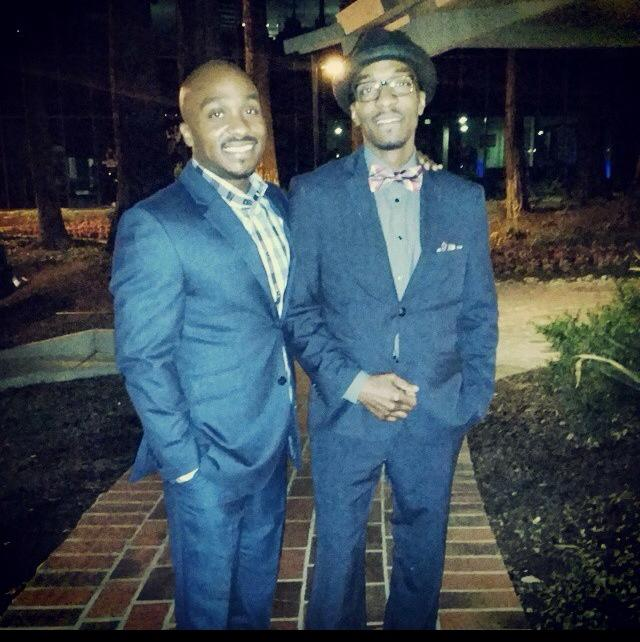
#> input picture me_vale_seans_wedding.jpg, 640 x 642 px, found by its file name
$ python extract-all.py
#> lines starting #> are read from the running program, lines starting #| are printed output that depends on the picture; after the words box and inside, x2 and y2 are one past the last pixel; in counts of white or black regions, pixels touching at a corner belong together
import cv2
import numpy as np
import sys
import os

# ==========================================
# SCOTT ENGINE V3.0: HYBRID MANIFEST
# Logic: Canny Edges + Adaptive Threshold Mix
# ==========================================

class ScottHybridGenerator:
    def __init__(self, image_path):
        self.image_path = image_path
        self.sign_height = 2.0
        # Tweak this to filter "dust" vs "features"
        self.min_area = 30

    def process_hybrid(self):
        img = cv2.imread(self.image_path)
#> img is the input picture: shape (642, 640, 3); mean B, G, R 82.6, 71.5, 58
        if img is None:
            print(f"Error: Could not load {self.image_path}")
            return None

        # 1. Preprocessing (Signal Boost)
        gray = cv2.cvtColor(img, cv2.COLOR_BGR2GRAY)
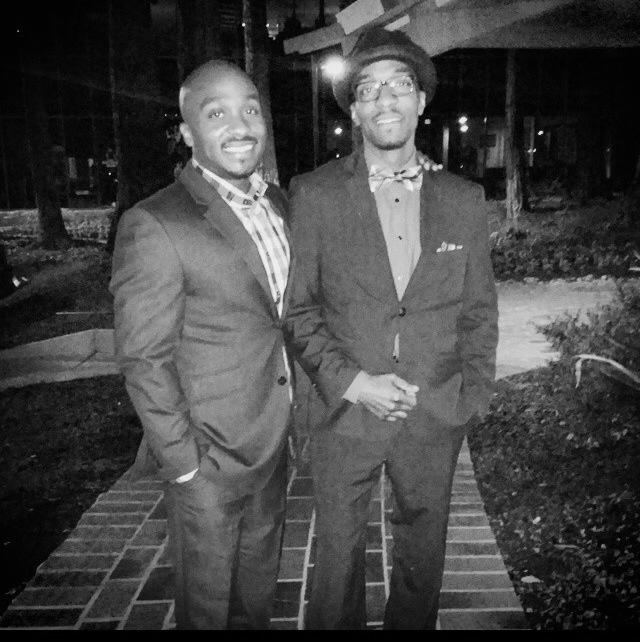
#> gray: shape (642, 640); min 0, max 253, mean 68.7

        # CLAHE (Night Vision Mode) - Essential for the dark suits
        clahe = cv2.createCLAHE(clipLimit=3.0, tileGridSize=(8,8))
        enhanced = clahe.apply(gray)
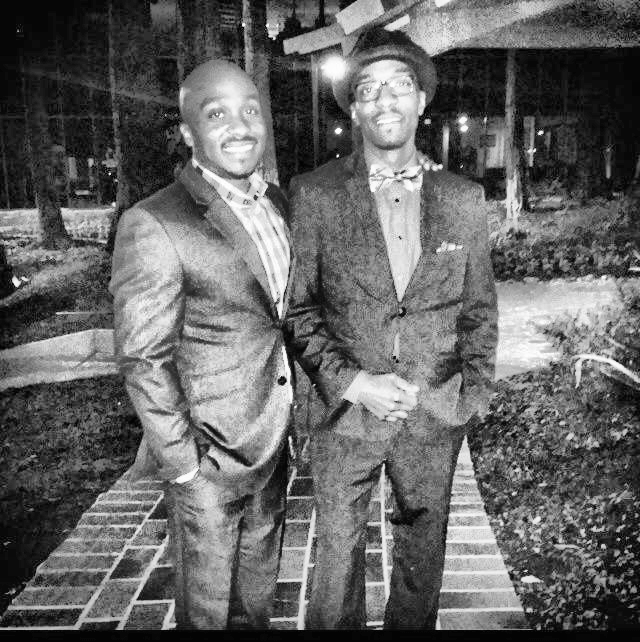
#> enhanced: shape (642, 640); min 0, max 255, mean 101.1

        # Denoise slightly to stop Canny from freaking out
        blurred = cv2.GaussianBlur(enhanced, (3, 3), 0)

        # 2. THE MIX (This is the "This and This" Logic)

        # A. Canny Edge Detection (Structure)
        # Catches the lapels and shoulders in the dark
        edges = cv2.Canny(blurred, 30, 100)
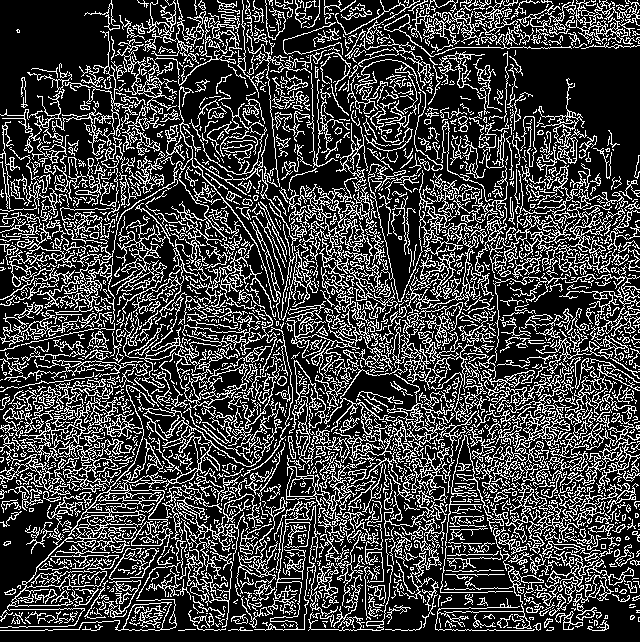
#> edges: shape (642, 640); 25.6% white in thin lines or dots

        # B. Adaptive Threshold (Texture)
        # Catches the smiles, ties, and patterns
        thresh = cv2.adaptiveThreshold(blurred, 255,
                                     cv2.ADAPTIVE_THRESH_GAUSSIAN_C,
                                     cv2.THRESH_BINARY_INV, 11, 2)
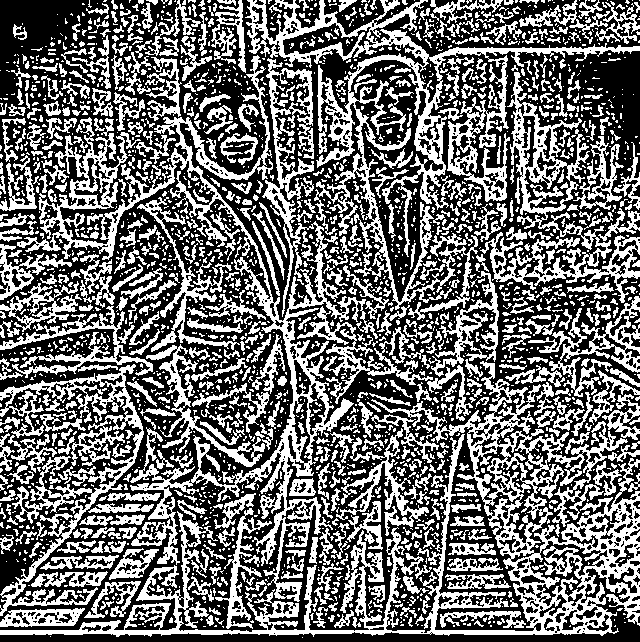
#> thresh: shape (642, 640); 42.4% white; 2397 white regions (1705 under 20 px), largest, box (x1, y1, x2, y2) and area: (0, 361, 640, 637) 26721, (17, 55, 378, 602) 22693, (245, 0, 640, 320) 17607

        # C. The Hybrid Merge
        # We combine specific structural lines with general texture
        combined = cv2.bitwise_or(edges, thresh)
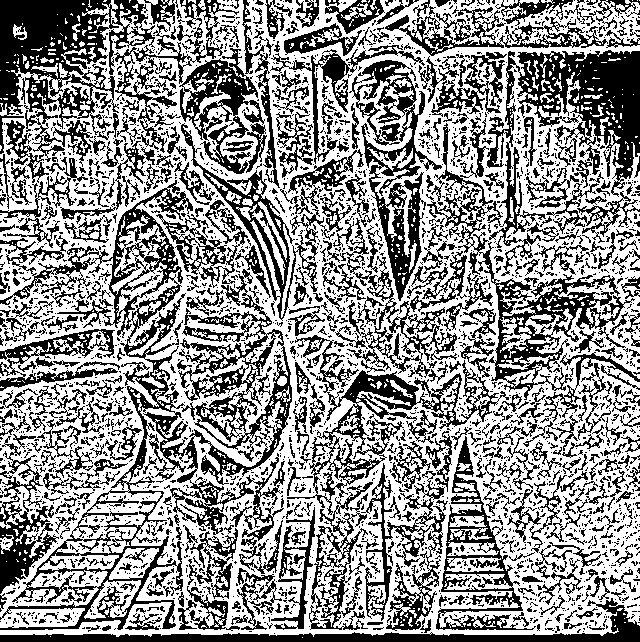
#> combined: shape (642, 640); 57.7% white; 2853 black regions (2365 under 20 px), largest, box (x1, y1, x2, y2) and area: (0, 180, 292, 630) 23997, (427, 50, 640, 400) 18736, (0, 0, 155, 167) 11336

        # 3. Morphological Manifestation (Thickening)
        # We dilate to turn 1px lines into printable walls
        kernel = np.ones((2,2), np.uint8)
        thickened = cv2.dilate(combined, kernel, iterations=1)
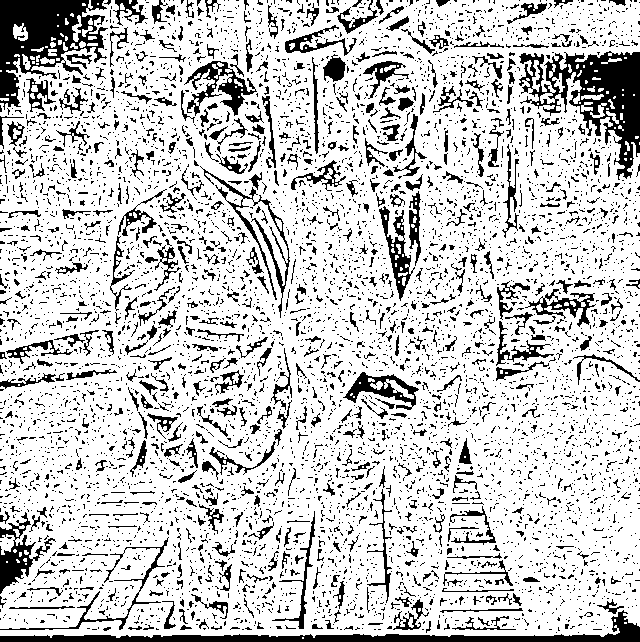
#> thickened: shape (642, 640); 79.7% white; 5928 black regions (5304 under 20 px), largest, box (x1, y1, x2, y2) and area: (519, 51, 640, 180) 6022, (0, 0, 108, 110) 5774, (0, 610, 640, 642) 4540

        # Close gaps (connect broken lines)
        closed = cv2.morphologyEx(thickened, cv2.MORPH_CLOSE, kernel)
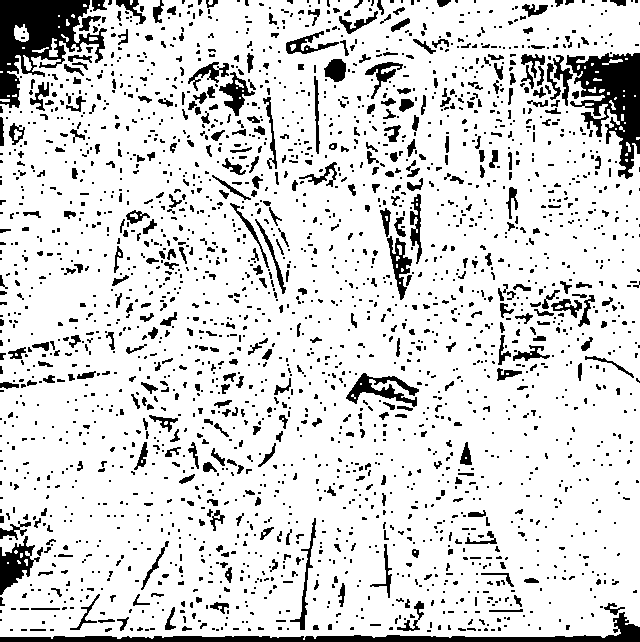
#> closed: shape (642, 640); 85.4% white; 2455 black regions (1941 under 20 px)

        # 4. Boundary Tracing
        contours, _ = cv2.findContours(closed, cv2.RETR_EXTERNAL, cv2.CHAIN_APPROX_SIMPLE)
#> contours = 52 contours, 45 with area under 20; largest, box (x1, y1, x2, y2) and area: (0, 0, 640, 640) 391120, (14, 24, 29, 42) 172, (49, 38, 58, 57) 77, (23, 55, 32, 71) 63, (602, 59, 623, 65) 32, (32, 47, 49, 53) 22, (89, 37, 98, 41) 20

        manifest_data = []
        print(f"--- PROCESSING HYBRID MANIFEST ---")

        contours = sorted(contours, key=cv2.contourArea, reverse=True)

        for cnt in contours:
            area = cv2.contourArea(cnt)
            if area < self.min_area:
                continue

            # Geodesic Distillation
            # Tighter tolerance (0.001) for facial details
            epsilon = 0.001 * cv2.arcLength(cnt, True)
            approx = cv2.approxPolyDP(cnt, epsilon, True)

            points_list = []
            for p in approx:
                points_list.append([float(p[0][0]), float(-p[0][1])])

            manifest_data.append(points_list)
#> this loop made 52 passes
#> (area, epsilon) on passes 1 to 5: (391120.5, 4.66), (171.5, 0.0592), (77, 0.061), (63, 0.0401), (32.5, 0.0479)
#> area on passes 6 to 7: 22.5, 20
#> after the loop, manifest_data = 5 items

        return manifest_data

    def generate_scad(self, components):
        output_filename = os.path.splitext(self.image_path)[0] + "_hybrid.scad"

        if not components: return
        all_points = [p for sublist in components for p in sublist]
        xs = [p[0] for p in all_points]
        ys = [p[1] for p in all_points]
        center_x = (min(xs) + max(xs)) / 2
        center_y = (min(ys) + max(ys)) / 2

        scad_content = f"""
// ==========================================
// SCOTT ENGINE V3.0: HYBRID MANIFEST
// Source: {self.image_path}
// Logic: Canny + Adaptive Mix
// ==========================================

$fn = 40;
height = {self.sign_height};

module photo_lines() {{
    translate([{-center_x}, {-center_y}, 0]) {{
"""
        for pts in components:
            pts_str = str(pts).replace("'", "")
            scad_content += f"""
        polygon(points={pts_str});
"""
        scad_content += """
    }
}

// 3D Extrusion
linear_extrude(height) photo_lines();

// Optional Base for printing
// translate([0,0,-0.8]) cube([200, 200, 0.8], center=true);
"""
        with open(output_filename, "w") as f:
            f.write(scad_content)
        print(f"--- HYBRID MANIFEST COMPLETE: {output_filename} ---")

if __name__ == "__main__":
    input_file = "me_vale_seans_wedding.jpg"
    if len(sys.argv) > 1:
        input_file = sys.argv[1]

    engine = ScottHybridGenerator(input_file)
    data = engine.process_hybrid()
#> data = 5 items
    if data:
        engine.generate_scad(data)
#> in generate_scad, `all_points = [p for sublist in components for p in sublist]`: all_points = 261 pairs, first value 0 to 639, second value -637 to 0
#> in generate_scad, `xs = [p[0] for p in all_points]`: xs = 261 values, max 639 at index 53, min 0 at index 5, mean 229.4
#> in generate_scad, `ys = [p[1] for p in all_points]`: ys = 261 values, max 0 at index 97, min -637 at index 48, mean -127.8
#> in generate_scad, `center_x = (min(xs) + max(xs)) / 2`: center_x = 319.5
#> in generate_scad, `center_y = (min(ys) + max(ys)) / 2`: center_y = -318.5
#> the loop in generate_scad, `for pts in components:` made 5 passes

$ run again, with Copy of vaughn_scott copy.jpg copied over me_vale_seans_wedding.jpg
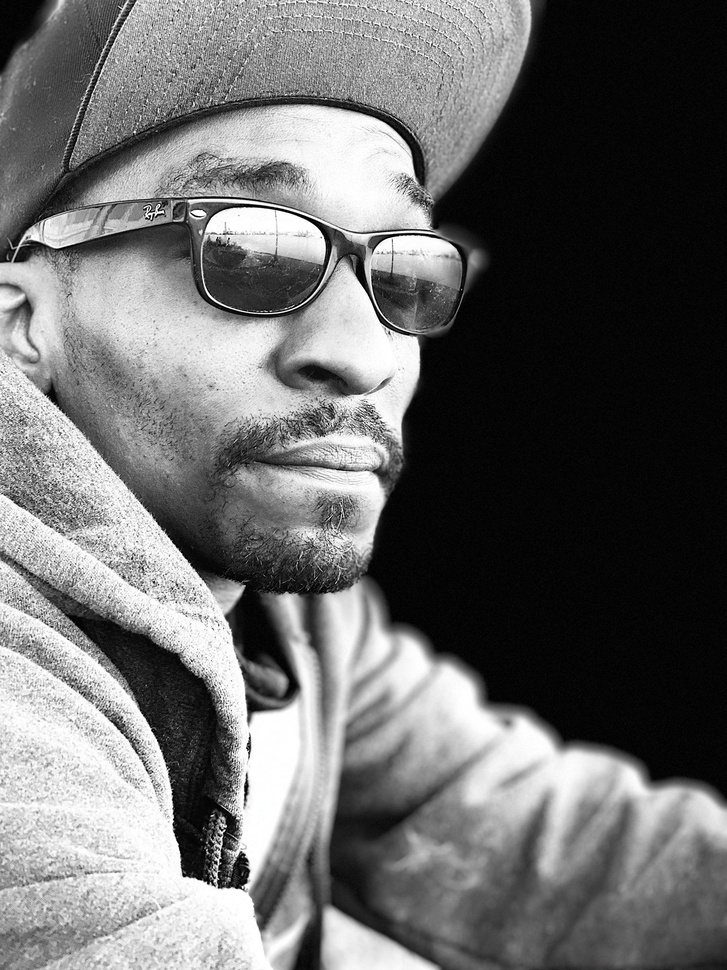
#> input picture Copy of vaughn_scott copy.jpg, 727 x 970 px, shrunk from 1536 x 2048 before the run, found by its file name
#> in process_hybrid, img is the input picture: shape (970, 727, 3); mean B, G, R 107.1, 107.1, 107.1
#> in process_hybrid, `edges = cv2.Canny(blurred, 30, 100)`:
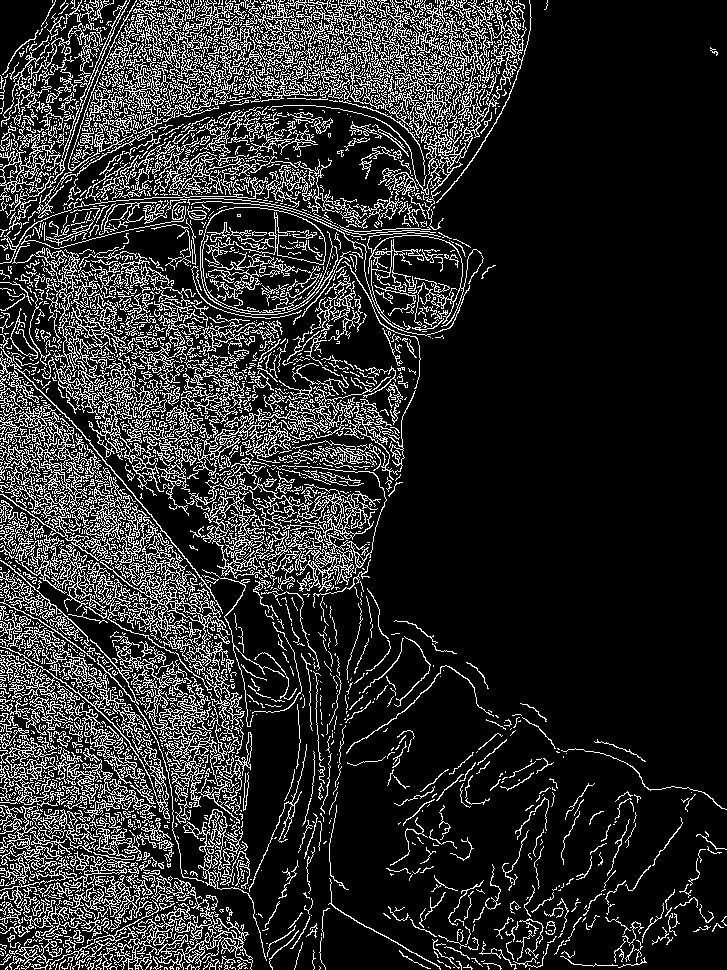
#> edges: shape (970, 727); 16.9% white in thin lines or dots
#> thresh: shape (970, 727); 36.6% white in thin lines or dots
#> combined: shape (970, 727); 46.4% white; 6846 white regions (5659 under 20 px), largest, box (x1, y1, x2, y2) and area: (0, 0, 538, 970) 177249, (0, 606, 171, 970) 28829, (324, 787, 637, 970) 10385
#> thickened: shape (970, 727); 70.7% white; 7489 black regions (6910 under 20 px), largest, box (x1, y1, x2, y2) and area: (376, 0, 727, 776) 62555, (334, 667, 727, 970) 41386, (312, 588, 439, 970) 6895
#> in process_hybrid, `closed = cv2.morphologyEx(thickened, cv2.MORPH_CLOSE, kernel)`:
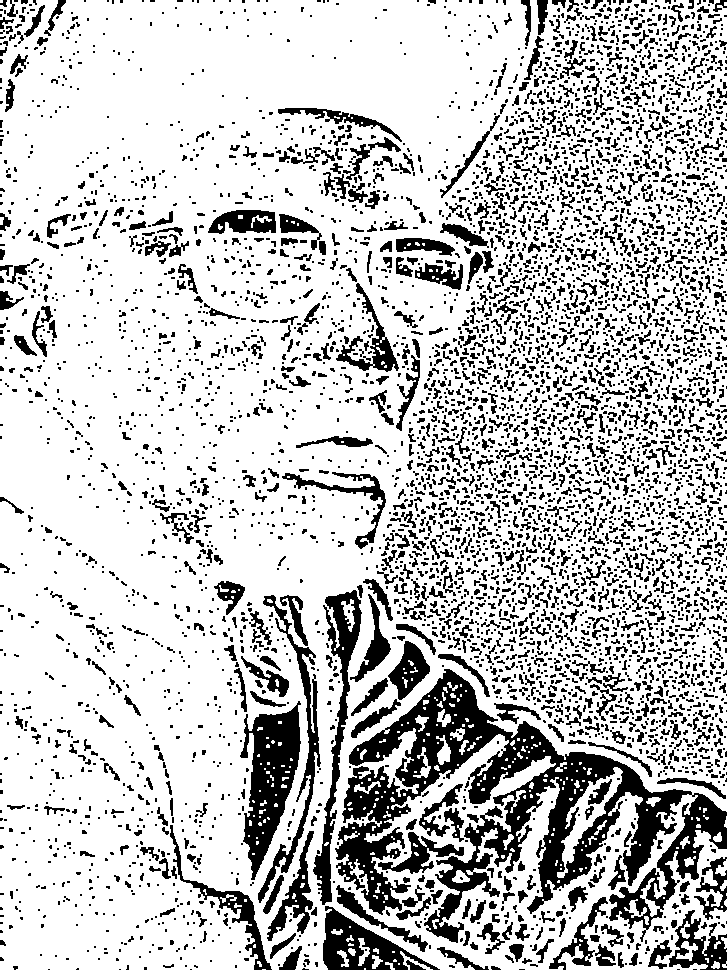
#> closed: shape (970, 727); 77.1% white; 5494 black regions (4134 under 20 px)
#> contours = 58 contours, 38 with area under 20; largest, box (x1, y1, x2, y2) and area: (0, 0, 727, 970) 684038, (676, 941, 698, 961) 152, (358, 938, 370, 966) 120, (624, 899, 647, 918) 118, (400, 951, 433, 970) 94
#> the loop in process_hybrid, `for cnt in contours:` made 58 passes
#> (area, epsilon) on passes 1 to 8: (684037.5, 7.61), (152.5, 0.0985), (120, 0.0863), (117.5, 0.102), (94.5, 0.109), (81, 0.0558), (68, 0.0586), (64, 0.0461)
#> after the loop in process_hybrid, `for cnt in contours:`: manifest_data = 17 items
#> all_points = 636 pairs, first value 0 to 726, second value -969 to 0
#> xs = 636 values, max 726 at index 67, min 0 at index 0, mean 518.3
#> ys = 636 values, max 0 at index 120, min -969 at index 21, mean -869
#> center_x = 363
#> center_y = -484.5
#> the loop in generate_scad, `for pts in components:` made 17 passes
